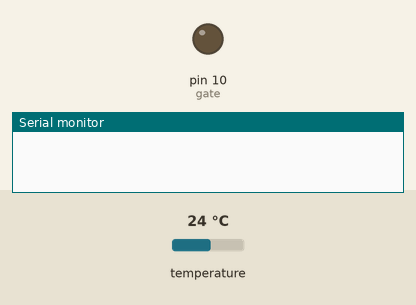
This sketch was run on a simulated Arduino Uno, built with avr-gcc and run on an emulated ATmega328P. Parts: output pins drawn as LEDs (lit = HIGH), the last lines printed to the serial monitor. The inputs (shaded band) are chosen by the test bench; at power-on: temperature 24 °C.

Above: at 0.1 s.
At 0.6 s:
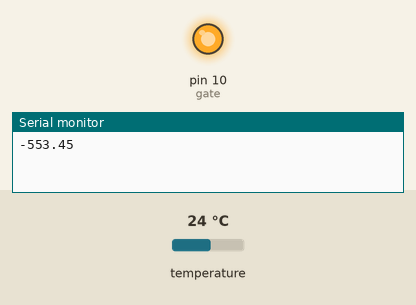
Timing chart, 0 to 2.1 s (numbered marks = the images above):
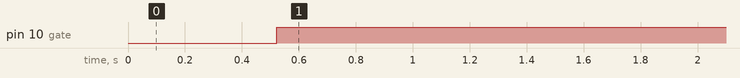

Measured:
- by itself, pin 10 (gate): LOW → HIGH at 0.52 s

The sketch:

DS18x20_Temperatureyyy.ino
```cpp
#include <OneWire.h>
#include <PID_v1.h>
#define gate 10
// OneWire DS18S20, DS18B20, DS1822 Temperature Example
//
// http://www.pjrc.com/teensy/td_libs_OneWire.html
//
// The DallasTemperature library can do all this work for you!
// https://github.com/milesburton/Arduino-Temperature-Control-Library
double Setpoint, Input, Output;

//PID Parameters
//#define KP .255
//#define KI .0003
//#define KD .127
double KP = 2, KI = 5, KD = 1;
PID myPID(&Input, &Output, &Setpoint, KP, KI, KD, DIRECT);
//pid settings and gains
#define OUTPUT_MIN 0
#define OUTPUT_MAX 255


float sensors[8];
byte x = 0;

OneWire  ds(6);  // on pin 10 (a 4.7K resistor is necessary)

void setup(void) {
  Serial.begin(9600);

//  while (!updateTemp()) {} //wait until temp sensor updated
pinMode(gate,OUTPUT);
Setpoint=60;
myPID.SetMode(AUTOMATIC);

  //Adjust PID values

  myPID.SetTunings(KP, KI, KD);


}

//bool updateTemp() {

//}

void loop(){
byte i;
  byte present = 0;
  byte type_s;
  byte data[12];
  byte addr[8];
  float celsius;

  while (ds.search(addr)) {
    ds.reset();
    ds.select(addr);
    ds.write(0x44, 1);        // start conversion, with parasite power on at the end

    delay(500);

    present = ds.reset();
    ds.select(addr);
    ds.write(0xBE);         // Read Scratchpad

    for ( i = 0; i < 9; i++) {           // we need 9 bytes
      data[i] = ds.read();
    }
    int16_t raw = (~data[1] << 8) | data[0];

      raw = raw << 4; // 9 bit resolution default
      if (data[7] == 0x10) {
        // "count remain" gives full 12 bit resolution
        raw = (raw & 0xFFF0) + 12 - data[6];
      }

    celsius = (float)raw / 16.0 - 169.45;
    sensors[x]=celsius;
   // temperature1= sensors[0];
    Serial.print(sensors[x]);
    Serial.println(" ");
    Input=sensors[0];
    myPID.Compute();
    analogWrite(gate, Output);
    x++;
  }  Serial.println(" ");
    x=0;
    //Serial.println("No more addresses.");
    delay(250);

  delay(1000);
  }
```
